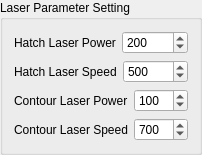
       <widget class="QGroupBox" name="stateGroupLayout_2">
        <property name="title">
         <string>Laser Parameter Setting</string>
        </property>
        <layout class="QVBoxLayout" name="verticalLayout_7">
         <item>
          <layout class="QHBoxLayout" name="pointLayout1_2" stretch="1,1">
           <item>
            <widget class="QLabel" name="label_pDiameter_2">
             <property name="text">
              <string>Hatch Laser Power</string>
             </property>
            </widget>
           </item>
           <item>
            <widget class="QSpinBox" name="spinBox_6">
             <property name="maximum">
              <number>999</number>
             </property>
             <property name="value">
              <number>200</number>
             </property>
            </widget>
           </item>
          </layout>
         </item>
         <item>
          <layout class="QHBoxLayout" name="pointLayout1_9">
           <item>
            <widget class="QLabel" name="label_pDiameter_9">
             <property name="text">
              <string>Hatch Laser Speed</string>
             </property>
            </widget>
           </item>
           <item>
            <widget class="QSpinBox" name="spinBox_5">
             <property name="autoFillBackground">
              <bool>true</bool>
             </property>
             <property name="maximum">
              <number>9999</number>
             </property>
             <property name="value">
              <number>500</number>
             </property>
            </widget>
           </item>
          </layout>
         </item>
         <item>
          <layout class="QHBoxLayout" name="pointLayout1_4" stretch="1,1">
           <item>
            <widget class="QLabel" name="label_pDiameter_4">
             <property name="text">
              <string>Contour Laser Power</string>
             </property>
            </widget>
           </item>
           <item>
            <widget class="QSpinBox" name="spinBox_8">
             <property name="maximum">
              <number>9999</number>
             </property>
             <property name="value">
              <number>100</number>
             </property>
            </widget>
           </item>
          </layout>
         </item>
         <item>
          <layout class="QHBoxLayout" name="pointLayout1_6" stretch="1,1">
           <item>
            <widget class="QLabel" name="label_pDiameter_6">
             <property name="text">
              <string>Contour Laser Speed</string>
             </property>
            </widget>
           </item>
           <item>
            <widget class="QSpinBox" name="spinBox_9">
             <property name="maximum">
              <number>999</number>
             </property>
             <property name="value">
              <number>700</number>
             </property>
            </widget>
           </item>
          </layout>
         </item>
        </layout>
       </widget>
